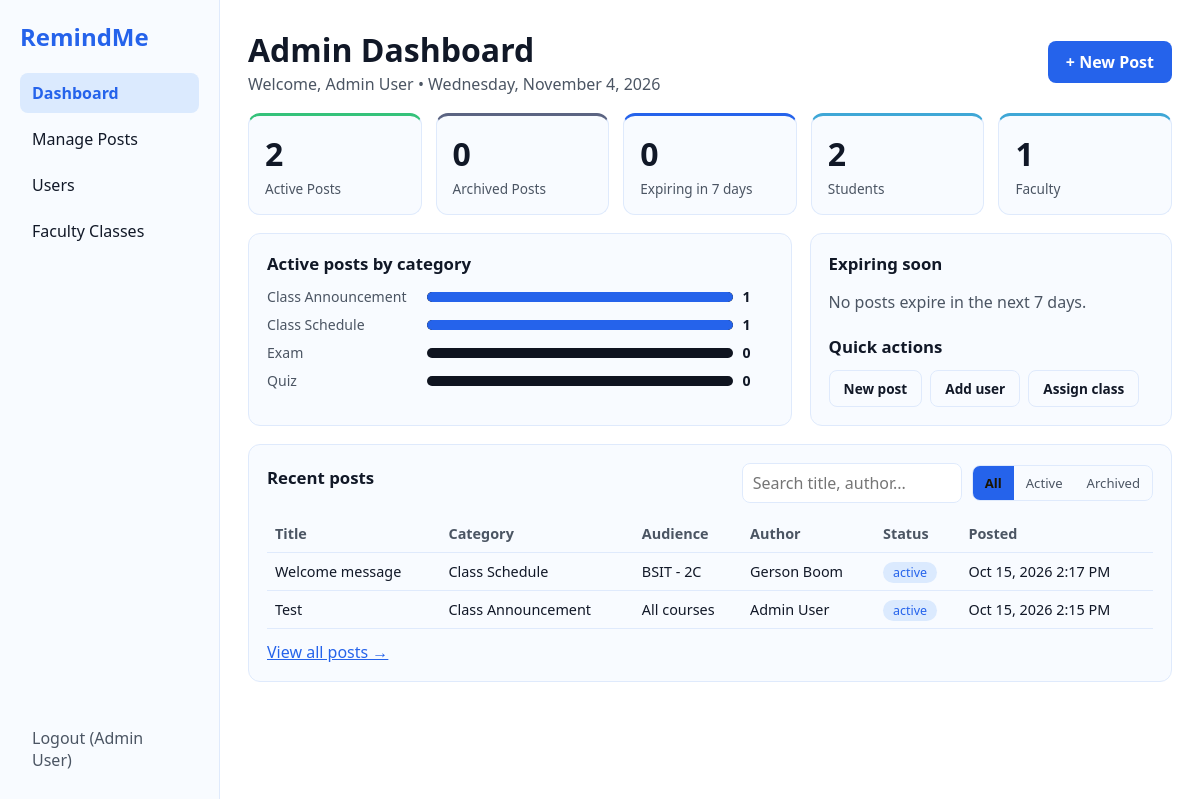
Page /admin/dashboard.php (signed in) on the committed database.
### tables this page shows
CREATE TABLE `posts` (
  `id` int(11) NOT NULL,
  `title` varchar(150) NOT NULL,
  `body` text NOT NULL,
  `category_id` int(11) DEFAULT NULL,
  `course_id` int(11) DEFAULT NULL,
  `section` varchar(20) DEFAULT NULL,
  `author_id` int(11) NOT NULL,
  `status` enum('active','archived') DEFAULT 'active',
  `created_at` timestamp NOT NULL DEFAULT current_timestamp(),
  `expires_at` datetime DEFAULT NULL
);

CREATE TABLE `categories` (
  `id` int(11) NOT NULL,
  `name` varchar(50) NOT NULL,
  `for_faculty` tinyint(1) NOT NULL DEFAULT 0
);

CREATE TABLE `courses` (
  `id` int(11) NOT NULL,
  `code` varchar(20) NOT NULL,
  `name` varchar(100) NOT NULL
);

CREATE TABLE `users` (
  `id` int(11) NOT NULL,
  `name` varchar(100) NOT NULL,
  `email` varchar(100) NOT NULL,
  `password` varchar(255) NOT NULL,
  `role` enum('admin','faculty','student') NOT NULL,
  `course_id` int(11) DEFAULT NULL,
  `section` varchar(20) DEFAULT NULL,
  `created_at` timestamp NOT NULL DEFAULT current_timestamp()
);

### config.php (called while the page is built, shortened)
<?php
function e($s) { return htmlspecialchars((string)$s, ENT_QUOTES, 'UTF-8'); }

### admin/dashboard.php (the view, shortened to what this page needs)
<?php
require '../config.php';
$one = fn($sql) => (int)$conn->query($sql)->fetch_row()[0];
$stats = [
  ['Active Posts',     $one("SELECT COUNT(*) FROM posts WHERE status='active'"),   'ok'],
  ['Archived Posts',   $one("SELECT COUNT(*) FROM posts WHERE status='archived'"), 'muted'],
  ['Expiring in 7 days', $one("SELECT COUNT(*) FROM posts WHERE status='active' AND expires_at BETWEEN NOW() AND DATE_ADD(NOW(), INTERVAL 7 DAY)"), 'warn'],
  ['Students',         $one("SELECT COUNT(*) FROM users WHERE role='student'"),    'info'],
  ['Faculty',          $one("SELECT COUNT(*) FROM users WHERE role='faculty'"),    'info'],
];
$cats = $conn->query("SELECT c.name, COUNT(p.id) AS total FROM categories c
  LEFT JOIN posts p ON p.category_id=c.id AND p.status='active'
  GROUP BY c.id ORDER BY total DESC, c.name")->fetch_all(MYSQLI_ASSOC);
$maxCat = max([1, ...array_map('intval', array_column($cats, 'total'))]);
$expiring = $conn->query("SELECT title, expires_at FROM posts
  WHERE status='active' AND expires_at BETWEEN NOW() AND DATE_ADD(NOW(), INTERVAL 7 DAY)
  ORDER BY expires_at LIMIT 5")->fetch_all(MYSQLI_ASSOC);
$recent = $conn->query("SELECT p.*, c.name AS category, co.code AS course, u.name AS author
  FROM posts p LEFT JOIN categories c ON c.id=p.category_id
  LEFT JOIN courses co ON co.id=p.course_id JOIN users u ON u.id=p.author_id
  ORDER BY p.created_at DESC LIMIT 8")->fetch_all(MYSQLI_ASSOC);
$fmt = fn($d) => date('M j, Y g:i A', strtotime($d));
?>
<!DOCTYPE html>
<html lang="en"><head>
<link rel="stylesheet" href="../assets/style.css">
<link rel="stylesheet" href="../assets/admin.css">
</head>
<body class="layout">
<?php include '../includes/admin_nav.php'; ?>
<main>
  <header class="topbar">
    <div>
      <h1>Admin Dashboard</h1>
      <p class="muted">Welcome, <?= e($_SESSION['user']['name']) ?> &bull; <?= date('l, F j, Y') ?></p>
    </div>
    <a class="btn" href="posts.php?action=new">+ New Post</a>
  </header>
  <section class="stats">
    <?php foreach ($stats as [$label, $n, $tone]): ?>
      <div class="stat <?= $tone ?>"><span class="num"><?= $n ?></span><span><?= e($label) ?></span></div>
    <?php endforeach; ?>
  </section>
  <section class="two-col">
    <div class="panel">
      <h2>Active posts by category</h2>
      <?php foreach ($cats as $c): ?>
        <div class="bar-row">
          <span class="bar-label"><?= e($c['name']) ?></span>
          <div class="bar"><i data-width="<?= round($c['total'] / $maxCat * 100) ?>"></i></div>
          <b><?= (int)$c['total'] ?></b>
        </div>
      <?php endforeach; ?>
    </div>
    <div class="panel">
      <h2>Expiring soon</h2>
      <?php if (!$expiring): ?><p class="muted">No posts expire in the next 7 days.</p><?php endif; ?>
      <h2 class="mt">Quick actions</h2>
      <div class="actions">
        <a class="btn ghost" href="posts.php?action=new">New post</a>
        <a class="btn ghost" href="users.php">Add user</a>
        <a class="btn ghost" href="classes.php">Assign class</a>
      </div>
    </div>
  </section>
  <section class="panel">
    <div class="row">
      <h2>Recent posts</h2>
      <div class="tools">
        <input type="search" id="search" placeholder="Search title, author...">
        <div class="seg" id="statusFilter">
          <button type="button" data-status="all" class="on">All</button>
          <button type="button" data-status="active">Active</button>
          <button type="button" data-status="archived">Archived</button>
        </div>
      </div>
    </div>
    <table id="postsTable">
      <tr><th>Title</th><th>Category</th><th>Audience</th><th>Author</th><th>Status</th><th>Posted</th></tr>
      <?php foreach ($recent as $p): ?>
      <tr data-status="<?= e($p['status']) ?>">
        <td><?= e($p['title']) ?></td>
        <td><?= e($p['category'] ?? '-') ?></td>
        <td><?= e($p['course'] ?? 'All courses') ?><?= $p['section'] ? ' - ' . e($p['section']) : '' ?></td>
        <td><?= e($p['author']) ?></td>
        <td><span class="tag <?= e($p['status']) ?>"><?= e($p['status']) ?></span></td>
        <td><?= e($fmt($p['created_at'])) ?></td>
      </tr>
      <?php endforeach; ?>
    </table>
    <a href="posts.php">View all posts &rarr;</a>
  </section>
</main>
</body></html>

### includes/admin_nav.php
<?php $cur = basename($_SERVER['PHP_SELF']); ?>
<nav class="sidebar">
  <h2>RemindMe</h2>
  <a href="dashboard.php" class="<?= $cur === 'dashboard.php' ? 'active' : '' ?>">Dashboard</a>
  <a href="posts.php"     class="<?= $cur === 'posts.php' ? 'active' : '' ?>">Manage Posts</a>
  <a href="users.php"     class="<?= $cur === 'users.php' ? 'active' : '' ?>">Users</a>
  <a href="classes.php"   class="<?= $cur === 'classes.php' ? 'active' : '' ?>">Faculty Classes</a>
  <a href="../logout.php" class="logout">Logout (<?= e($_SESSION['user']['name']) ?>)</a>
</nav>

### assets/style.css (style rules this page uses)
:root { --bg:#ffffff; --panel:#f8fbff; --line:#dfeafc; --text:#111827; --muted:#4b5563; --accent:#2563eb; --accent-soft:#dbeafe; --accent-strong:#1d4ed8; --button-text:#ffffff; }
* { box-sizing:border-box }
body { margin:0;font-family:system-ui,Segoe UI,Arial,sans-serif;background:var(--bg);color:var(--text) }
a { color:var(--accent) }
input,select,textarea { width:100%;padding:10px;border-radius:8px;border:1px solid var(--line);background:#ffffff;color:var(--text);font:inherit }
.btn { display:inline-block;padding:10px 18px;border:0;border-radius:8px;background:var(--accent);color:var(--button-text);font-weight:700;cursor:pointer;text-decoration:none;margin-top:14px }
.btn.ghost { background:transparent;border:1px solid var(--line);color:var(--text) }
.layout { display:flex;min-height:100vh }
.sidebar { width:220px;background:var(--panel);border-right:1px solid var(--line);padding:20px;display:flex;flex-direction:column;gap:6px }
.sidebar h2 { margin:0 0 14px;color:var(--accent) }
.sidebar a { color:var(--text);text-decoration:none;padding:9px 12px;border-radius:8px }
.sidebar .logout { margin-top:auto;color:var(--muted) }
main { flex:1;padding:28px;min-width:0;background:#fff }
.panel { background:var(--panel);border:1px solid var(--line);border-radius:12px;padding:18px;margin-bottom:18px;overflow-x:auto }
.row { display:flex;justify-content:space-between;align-items:center;gap:10px }
table { width:100%;border-collapse:collapse }
th,td { text-align:left;padding:9px 8px;border-bottom:1px solid var(--line);font-size:.9rem }
th { color:var(--muted);font-weight:600 }
.tag { padding:2px 10px;border-radius:99px;font-size:.78rem }
.tag.active { background:#dbeafe;color:var(--accent) }
.muted { color:var(--muted) }
.sidebar a.active { background:var(--accent-soft);color:var(--accent);font-weight:700 }

### assets/admin.css (style rules this page uses)
.topbar { display:flex;justify-content:space-between;align-items:center;gap:12px;flex-wrap:wrap;margin-bottom:18px }
.topbar h1 { margin:0 }
.topbar p { margin:2px 0 0 }
.topbar .btn { margin:0 }
.stats { display:grid;grid-template-columns:repeat(auto-fit,minmax(160px,1fr));gap:14px;margin-bottom:18px }
.stat { background:var(--panel);border:1px solid var(--line);border-top:3px solid var(--line);border-radius:12px;padding:16px; display:flex;flex-direction:column;gap:4px;color:var(--muted);font-size:.85rem }
.stat .num { font-size:2rem;font-weight:700;color:var(--text) }
.stat.ok { border-top-color:#35c27a }
.stat.warn { border-top-color:var(--accent) }
.stat.info { border-top-color:#3fa7d6 }
.stat.muted { border-top-color:#5b6482 }
.two-col { display:grid;grid-template-columns:3fr 2fr;gap:18px;margin-bottom:0 }
.panel h2 { margin:0 0 12px;font-size:1.05rem }
.panel h2.mt { margin-top:22px }
.bar-row { display:grid;grid-template-columns:150px 1fr 30px;align-items:center;gap:10px;margin:9px 0;font-size:.88rem }
.bar-label { color:var(--muted);overflow:hidden;text-overflow:ellipsis;white-space:nowrap }
.bar { background:#0f1420;border-radius:99px;height:10px;overflow:hidden }
.bar i { display:block;height:100%;width:0;background:var(--accent);border-radius:99px;transition:width .7s ease }
.actions { display:flex;gap:8px;flex-wrap:wrap }
.actions .btn { margin:0;padding:8px 14px;font-size:.85rem }
.tools { display:flex;gap:10px;flex-wrap:wrap;align-items:center }
.tools input { width:220px;padding:8px 10px }
.seg { display:flex;border:1px solid var(--line);border-radius:8px;overflow:hidden }
.seg button { background:transparent;color:var(--muted);border:0;padding:8px 12px;cursor:pointer;font:inherit;font-size:.82rem }
.seg button.on { background:var(--accent);color:#1b1400;font-weight:600 }
#postsTable { margin:12px 0 }

### rows in the picture
posts: title "Welcome message", category.name "Class Schedule", course.code "BSIT", section "2C", author.name "Gerson Boom", status "active", created_at "Oct 15, 2026 2:17 PM"
posts: title "Test", category.name "Class Announcement", course "All courses", author.name "Admin User", status "active", created_at "Oct 15, 2026 2:15 PM"

### other values in the picture
$_SESSION['user']['name'] "Admin User"
$n "2"
$label "Active Posts"
$n "0"
$label "Archived Posts"
$label "Expiring in 7 days"
$label "Students"
$n "1"
$label "Faculty"
$c['name'] "Class Announcement"
$c['total'] "1"
$c['name'] "Class Schedule"
$c['name'] "Exam"
$c['total'] "0"
$c['name'] "Quiz"
